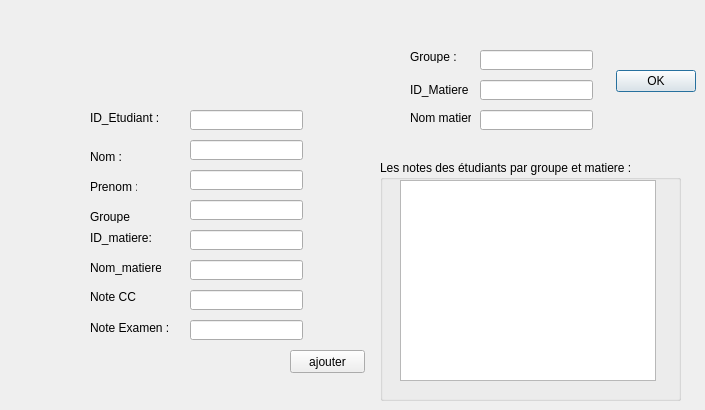
   <widget class="QWidget" name="tab">
    <attribute name="title">
     <string>Note</string>
    </attribute>
    <widget class="QLabel" name="label_21">
     <property name="geometry">
      <rect>
       <x>90</x>
       <y>290</y>
       <width>47</width>
       <height>13</height>
      </rect>
     </property>
     <property name="text">
      <string>Note CC :</string>
     </property>
    </widget>
    <widget class="QLineEdit" name="lineEdit_nom_matiere_N">
     <property name="geometry">
      <rect>
       <x>190</x>
       <y>260</y>
       <width>113</width>
       <height>20</height>
      </rect>
     </property>
    </widget>
    <widget class="QLineEdit" name="lineEdit_id_matiere_N">
     <property name="geometry">
      <rect>
       <x>190</x>
       <y>230</y>
       <width>113</width>
       <height>20</height>
      </rect>
     </property>
    </widget>
    <widget class="QLineEdit" name="lineEdit_noteEX_N">
     <property name="geometry">
      <rect>
       <x>190</x>
       <y>320</y>
       <width>113</width>
       <height>20</height>
      </rect>
     </property>
    </widget>
    <widget class="QLineEdit" name="lineEdit_groupe_N">
     <property name="geometry">
      <rect>
       <x>190</x>
       <y>200</y>
       <width>113</width>
       <height>20</height>
      </rect>
     </property>
    </widget>
    <widget class="QLabel" name="label_24">
     <property name="geometry">
      <rect>
       <x>90</x>
       <y>260</y>
       <width>71</width>
       <height>16</height>
      </rect>
     </property>
     <property name="text">
      <string>Nom_matiere :</string>
     </property>
    </widget>
    <widget class="QLabel" name="label_34">
     <property name="geometry">
      <rect>
       <x>90</x>
       <y>150</y>
       <width>47</width>
       <height>13</height>
      </rect>
     </property>
     <property name="text">
      <string>Nom :</string>
     </property>
    </widget>
    <widget class="QLabel" name="label_20">
     <property name="geometry">
      <rect>
       <x>90</x>
       <y>110</y>
       <width>71</width>
       <height>16</height>
      </rect>
     </property>
     <property name="text">
      <string>ID_Etudiant :</string>
     </property>
    </widget>
    <widget class="QGroupBox" name="groupBox_7">
     <property name="geometry">
      <rect>
       <x>380</x>
       <y>160</y>
       <width>301</width>
       <height>241</height>
      </rect>
     </property>
     <property name="title">
      <string>Les notes des étudiants par groupe et matiere : </string>
     </property>
     <widget class="QTableView" name="tableView_N">
      <property name="geometry">
       <rect>
        <x>20</x>
        <y>20</y>
        <width>256</width>
        <height>201</height>
       </rect>
      </property>
     </widget>
    </widget>
    <widget class="QLabel" name="label_37">
     <property name="geometry">
      <rect>
       <x>90</x>
       <y>230</y>
       <width>61</width>
       <height>16</height>
      </rect>
     </property>
     <property name="text">
      <string>ID_matiere:</string>
     </property>
    </widget>
    <widget class="QLineEdit" name="lineEdit_prenom_N">
     <property name="geometry">
      <rect>
       <x>190</x>
       <y>170</y>
       <width>113</width>
       <height>20</height>
      </rect>
     </property>
    </widget>
    <widget class="QLineEdit" name="lineEdit_nom_N">
     <property name="geometry">
      <rect>
       <x>190</x>
       <y>140</y>
       <width>113</width>
       <height>20</height>
      </rect>
     </property>
    </widget>
    <widget class="QLineEdit" name="lineEdit_id_etd_N">
     <property name="geometry">
      <rect>
       <x>190</x>
       <y>110</y>
       <width>113</width>
       <height>20</height>
      </rect>
     </property>
    </widget>
    <widget class="QLineEdit" name="lineEdit_id_matiere_N_2">
     <property name="geometry">
      <rect>
       <x>480</x>
       <y>80</y>
       <width>113</width>
       <height>20</height>
      </rect>
     </property>
    </widget>
    <widget class="QLineEdit" name="lineEdit_nom_matiere_N_2">
     <property name="geometry">
      <rect>
       <x>480</x>
       <y>110</y>
       <width>113</width>
       <height>20</height>
      </rect>
     </property>
    </widget>
    <widget class="QLineEdit" name="lineEdit_groupe_N_2">
     <property name="geometry">
      <rect>
       <x>480</x>
       <y>50</y>
       <width>113</width>
       <height>20</height>
      </rect>
     </property>
    </widget>
    <widget class="QLineEdit" name="lineEdit_noteCC_N">
     <property name="geometry">
      <rect>
       <x>190</x>
       <y>290</y>
       <width>113</width>
       <height>20</height>
      </rect>
     </property>
    </widget>
    <widget class="QPushButton" name="pushButton_ajouter_N">
     <property name="geometry">
      <rect>
       <x>290</x>
       <y>350</y>
       <width>75</width>
       <height>23</height>
      </rect>
     </property>
     <property name="text">
      <string>ajouter</string>
     </property>
    </widget>
    <widget class="QLabel" name="label_38">
     <property name="geometry">
      <rect>
       <x>410</x>
       <y>50</y>
       <width>47</width>
       <height>13</height>
      </rect>
     </property>
     <property name="text">
      <string>Groupe :</string>
     </property>
    </widget>
    <widget class="QLabel" name="label_39">
     <property name="geometry">
      <rect>
       <x>90</x>
       <y>210</y>
       <width>47</width>
       <height>13</height>
      </rect>
     </property>
     <property name="text">
      <string>Groupe</string>
     </property>
    </widget>
    <widget class="QDialogButtonBox" name="buttonBox_load_N">
     <property name="geometry">
      <rect>
       <x>540</x>
       <y>70</y>
       <width>156</width>
       <height>23</height>
      </rect>
     </property>
     <property name="standardButtons">
      <set>QDialogButtonBox::Ok</set>
     </property>
    </widget>
    <widget class="QLabel" name="label_40">
     <property name="geometry">
      <rect>
       <x>410</x>
       <y>110</y>
       <width>61</width>
       <height>16</height>
      </rect>
     </property>
     <property name="text">
      <string>Nom matiere:</string>
     </property>
    </widget>
    <widget class="QLabel" name="label_41">
     <property name="geometry">
      <rect>
       <x>410</x>
       <y>80</y>
       <width>61</width>
       <height>20</height>
      </rect>
     </property>
     <property name="text">
      <string>ID_Matiere :</string>
     </property>
    </widget>
    <widget class="QLabel" name="label_42">
     <property name="geometry">
      <rect>
       <x>90</x>
       <y>180</y>
       <width>47</width>
       <height>13</height>
      </rect>
     </property>
     <property name="text">
      <string>Prenom :</string>
     </property>
    </widget>
    <widget class="QLabel" name="label_43">
     <property name="geometry">
      <rect>
       <x>90</x>
       <y>320</y>
       <width>81</width>
       <height>16</height>
      </rect>
     </property>
     <property name="text">
      <string>Note Examen :</string>
     </property>
    </widget>
   </widget>
